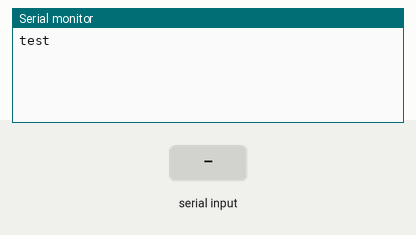
Simulated run of this sketch. Board: Arduino Uno, built with avr-gcc and run on an emulated ATmega328P. On the bench: the last lines printed to the serial monitor. The inputs (shaded band) are chosen by the test bench.

Above: at 1.2 s.
1.3 s: "1" received over the second serial link
At 3.5 s:
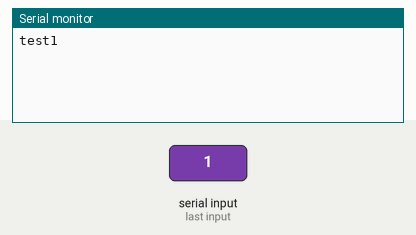
3.8 s: "0" received over the second serial link
At 5.5 s:
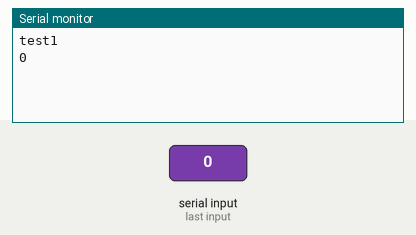

Measured:
- after the input at 1.3 s, the serial monitor: prints a new line after 1.0 s (image 1)
- after the input at 3.8 s, the serial monitor: prints a new line after 1.0 s (image 2)

The sketch:

19_04_2019_HC-05_SLAVE.ino
```cpp
#include <SPI.h>
#include <Wire.h>
//#include <Adafruit_GFX.h>
//#include <Adafruit_SH1106.h>
#include <OneWire.h>
#include <SoftwareSerial.h>

#include <ArduinoJson.h>

#define SSDT 7 //controlTemperatura
#define SSDV 8//Vacio

//#include <LiquidCrystal_I2C.h>

//Adafruit_SH1106 display(4);
SoftwareSerial BT(3, 2);

//LiquidCrystal_I2C lcd(0x27, 16, 2);


const char* json = "{\"TempTermocople\":150,\"TempDs18b20_1\":150,\"TempDs18b20_2\":150,\"TempBme280\":150,\"HumedadBme280\":100,\"HumedadResistiva\":100,\"PresionBme280\":99999.99,\"Altitud_m\":9999.99}";

const char* jsonControl = "{\"estado\":0,\"modo\":false,\"tempI\":0,\"tempS\":0,\"sc\":false,\"sv\":false}";
String lec;

char entrada;
int TempTermocople = 0, TempDs18b20_1 = 0, TempDs18b20_2 = 0, TempBme280 = 0, HumedadBme280 = 0,  HumedadResistiva = 0, PresionBme280 = 0, Altitud_m = 0;
int estado = 0;
bool modo = false;
int tempI = 0;
int tempS = 0;
bool sc = false;
bool sv = false;


void setup()   {
  pinMode(SSDT, OUTPUT);
  //pinMode(SSDB1, OUTPUT);
  //pinMode(SSDB2, OUTPUT);
  pinMode(SSDV, OUTPUT);

  Serial.begin(9600);

  //lcd.begin();
  //lcd.backlight();

  BT.begin(9600);
  Serial.print("test");
}


void loop() {
  if (Serial.available()) {
    const size_t capacity = JSON_OBJECT_SIZE(6) + 40;
    DynamicJsonDocument doc(capacity);
    DeserializationError error = deserializeJson(doc, Serial);

    if (error) {
      //Serial.print("error al deserealización: ");
      //Serial.println(error.c_str());
      return;
    } else {
      estado = doc["estado"];
      modo = doc["modo"];
      tempI = doc["tempI"];
      tempS = doc["tempS"];
      sc = doc["sc"];
      sv = doc["sv"];
    }

    //Serial.println(estado);
    //Serial.println(modo);
    //Serial.println(temp);
    //Serial.println(sc);
    //Serial.println(sv);
  }


  if (BT.available())  {
    const size_t capacity = JSON_OBJECT_SIZE(8) + 130;
    DynamicJsonDocument doc(capacity);
    DeserializationError error = deserializeJson(doc, BT);
    if (error) {
      //Serial.print("error al deserealización: ");
      //Serial.println(error.c_str());
      return;
    } else {
      TempTermocople = doc["TempTermocople"];
      TempDs18b20_1 = doc["TempDs18b20_1"];
      TempDs18b20_2 = doc["TempDs18b20_2"];
      TempBme280 = doc["TempBme280"];
      HumedadBme280 = doc["HumedadBme280"];
      HumedadResistiva = doc["HumedadResistiva"];
      PresionBme280 = doc["PresionBme280"];
      Altitud_m = doc["Altitud_m"];

      serializeJson(doc, Serial);
      Serial.println();


    }

  }

  if (estado) {
    if (sv) {
      digitalWrite(SSDV, HIGH);
    } else {
      digitalWrite(SSDV, LOW);
    }

    if (modo) {
      if (TempTermocople < tempI) {
        digitalWrite(SSDT, HIGH);
      }

      if (TempTermocople > tempS) {
        digitalWrite(SSDT, LOW);
      }
    } else {
      if (sc) {
        digitalWrite(SSDT, HIGH);
      } else {
        digitalWrite(SSDT, LOW);
      }
    }

 } else {
   digitalWrite(SSDT, LOW);
   digitalWrite(SSDV, LOW);
 }
}
```
